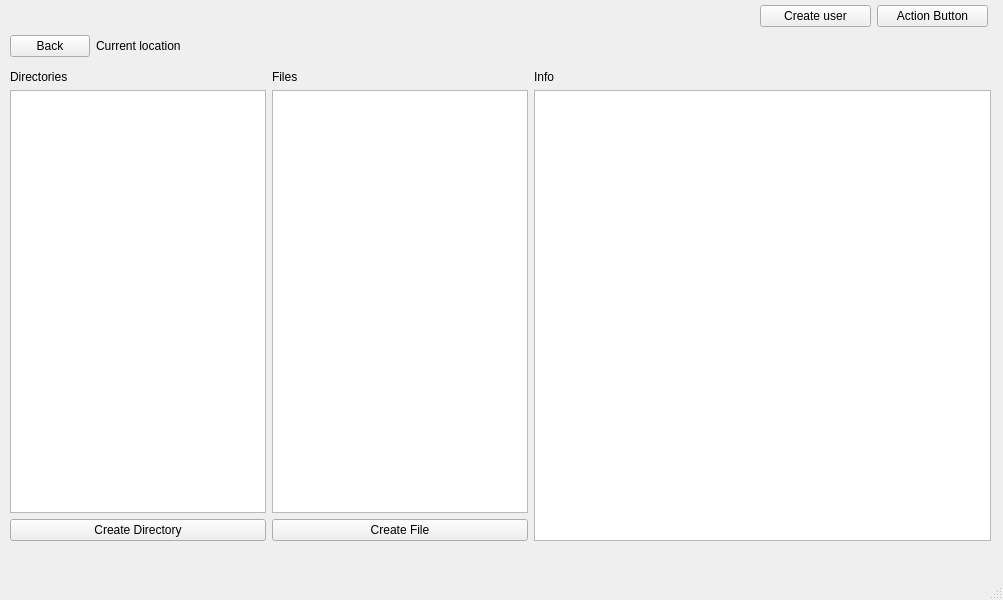
<?xml version="1.0" encoding="UTF-8"?>
<ui version="4.0">
 <class>MainWindow</class>
 <widget class="QMainWindow" name="MainWindow">
  <property name="geometry">
   <rect>
    <x>0</x>
    <y>0</y>
    <width>1003</width>
    <height>600</height>
   </rect>
  </property>
  <property name="windowTitle">
   <string>MainWindow</string>
  </property>
  <widget class="QWidget" name="centralwidget">
   <widget class="QLabel" name="currentUserLabel">
    <property name="geometry">
     <rect>
      <x>20</x>
      <y>10</y>
      <width>231</width>
      <height>16</height>
     </rect>
    </property>
    <property name="text">
     <string/>
    </property>
   </widget>
   <widget class="QWidget" name="layoutWidget">
    <property name="geometry">
     <rect>
      <x>10</x>
      <y>70</y>
      <width>981</width>
      <height>471</height>
     </rect>
    </property>
    <layout class="QHBoxLayout" name="horizontalLayout" stretch="0,0,1">
     <item>
      <layout class="QVBoxLayout" name="verticalLayout">
       <item>
        <widget class="QLabel" name="label">
         <property name="text">
          <string>Directories</string>
         </property>
        </widget>
       </item>
       <item>
        <widget class="QListView" name="directoriesListView"/>
       </item>
       <item>
        <widget class="QPushButton" name="createDirectoryPushButton">
         <property name="text">
          <string>Create Directory</string>
         </property>
        </widget>
       </item>
      </layout>
     </item>
     <item>
      <layout class="QVBoxLayout" name="verticalLayout_2">
       <item>
        <widget class="QLabel" name="label_2">
         <property name="text">
          <string>Files</string>
         </property>
        </widget>
       </item>
       <item>
        <widget class="QListView" name="filesListView"/>
       </item>
       <item>
        <widget class="QPushButton" name="createFilePushButton">
         <property name="text">
          <string>Create File</string>
         </property>
        </widget>
       </item>
      </layout>
     </item>
     <item>
      <layout class="QVBoxLayout" name="verticalLayout_3">
       <item>
        <widget class="QLabel" name="label_3">
         <property name="text">
          <string>Info</string>
         </property>
        </widget>
       </item>
       <item>
        <widget class="QTableView" name="infoTableView"/>
       </item>
      </layout>
     </item>
    </layout>
   </widget>
   <widget class="QWidget" name="layoutWidget">
    <property name="geometry">
     <rect>
      <x>10</x>
      <y>30</y>
      <width>571</width>
      <height>32</height>
     </rect>
    </property>
    <layout class="QHBoxLayout" name="horizontalLayout_2" stretch="0,1">
     <item>
      <widget class="QPushButton" name="backPushButton">
       <property name="text">
        <string>Back</string>
       </property>
      </widget>
     </item>
     <item>
      <widget class="QLabel" name="locationLabel">
       <property name="text">
        <string>Current location</string>
       </property>
      </widget>
     </item>
    </layout>
   </widget>
   <widget class="QWidget" name="">
    <property name="geometry">
     <rect>
      <x>760</x>
      <y>0</y>
      <width>228</width>
      <height>32</height>
     </rect>
    </property>
    <layout class="QHBoxLayout" name="horizontalLayout_3">
     <item>
      <widget class="QPushButton" name="createUserButton">
       <property name="text">
        <string>Create user</string>
       </property>
      </widget>
     </item>
     <item>
      <widget class="QPushButton" name="actionButton">
       <property name="text">
        <string>Action Button</string>
       </property>
      </widget>
     </item>
    </layout>
   </widget>
  </widget>
  <widget class="QMenuBar" name="menubar">
   <property name="geometry">
    <rect>
     <x>0</x>
     <y>0</y>
     <width>1003</width>
     <height>22</height>
    </rect>
   </property>
  </widget>
  <widget class="QStatusBar" name="statusbar"/>
 </widget>
 <resources/>
 <connections/>
</ui>
